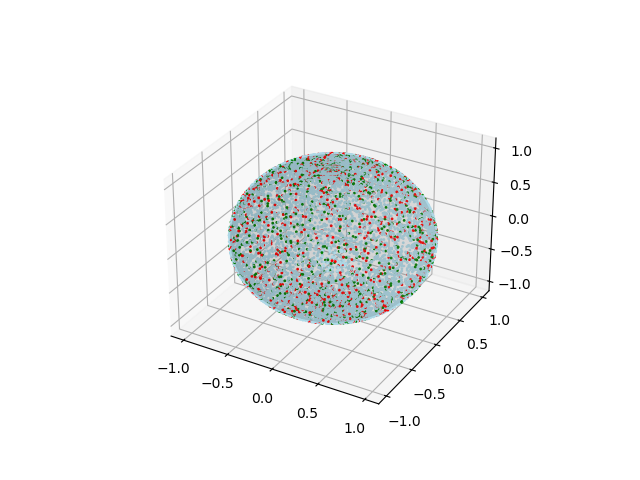

The Python source for this figure:
from matplotlib import pyplot as plt
import plotly.express as px
import plotly.graph_objects as go
import numpy as np
from mpl_toolkits.mplot3d import Axes3D
from matplotlib import cm


'''
potrebujem:
bud
1)
- pre kazdy bod vo vygenerovanom datasete najst ci patri do nejakeho blobu alebo nie a olabelovat + najst vzdialenost k najblizsiemu boduv datasete

2)
- vygenerovat dataset s d kruhmi
- vygenerujem bod, checknem ci je v nejakom kruhu, zadlim na test / train
- potom pre kazdy v testovacom prejdem vsetky v trenovaciom a 
    - 
'''

def geodesic_distance(p1, p2, r=1):
    '''
        Calculate geodesic distance between two points on the sphere
        Parameters:
            p1 (np.array): first point
            p2 (np.array): second point
        
        Returns:
            float: geodesic distance between the points
    '''
    dot = min(1, max(-1, np.dot(p1, p2)))
    return r * np.arccos(dot)

def is_in_blob(point, blobs):
    '''
        Check if the point is in any of the blobs
        Parameters:
            point (np.array): point to check
            blobs (list of np.arrays): list of blobs
        
        Returns:
            int: index of the blob if the point is in any of the blobs, -1 otherwise
    '''
    for center, r in blobs:
        if geodesic_distance(point, center) < r:
            return True
    return False

def generate_blobs(n, max_r, min_r):
    '''
        Generate n blobs with radius r and distance d
        Parameters:
            n (int): number of blobs
            r (float): radius of the blobs
            d (float): distance between the blobs
        
        Returns:
            list of np.arrays: list of blobs
    '''
    blobs = []
    for i in range(n):
        center = random_point_on_sphere(1)
        r = np.random.uniform(min_r, max_r)
        # check whether the blob is not too close to the other blobs
        while any([np.linalg.norm(center - c) < r + R + 0.05 for c, R in blobs]):
            center = np.random.rand(3)
            r = np.random.uniform(min_r, max_r)
        blobs.append((center, r))
    return blobs

def save_blobs(blobs, path):    
    with open(path, 'w') as f:
        for center, r in blobs:
            f.write(f'{center[0]},{center[1]},{center[2]},{r}\n')

def load_blobs(path):
    blobs = []
    table = np.loadtxt(path, delimiter = ',')
    for x, y, z, r in table:
        blobs.append((np.array([x, y, z]), r))
    return blobs

def random_point_on_sphere(r):
    '''
        Generate random point on the sphere
        Parameters:
            r (float): radius of the sphere
        
        Returns:
            np.array: random point on the sphere
    '''
    u = np.random.rand()
    v = np.random.rand()
    theta = 2 * np.pi * u
    phi = np.arccos(2 * v - 1)
    x = r * np.sin(phi) * np.cos(theta)
    y = r * np.sin(phi) * np.sin(theta)
    z = r * np.cos(phi)
    return np.array([x, y, z])

def solid_sphere_w_blobs(blobs = None):
    fig = plt.figure()
    ax = fig.add_subplot(111, projection='3d')

    u = np.linspace(0, 2*np.pi, 1000)
    v = np.linspace(0, np.pi, 500)

    # create the sphere surface
    X = np.outer(np.cos(u), np.sin(v))
    Y = np.outer(np.sin(u), np.sin(v))
    Z = np.outer(np.ones(np.size(u)), np.cos(v))

    if blobs is None:
        blobs = generate_blobs(10, 0.3, 0.2)

    heatmap = X.copy()
    for i in range( len( X ) ):
        for j in range( len( X[0] ) ):
            x = X[i, j]
            y = Y[i, j]
            z = Z[i, j]
            heatmap[i, j] = is_in_blob(np.array([x, y, z]), blobs )
    heatmap = heatmap / np.amax( heatmap )

    ax.plot_surface( X, Y, Z, cstride=1, rstride=1, facecolors=cm.cool(heatmap), alpha=0.15)
    plt.savefig('sphere3.png')
    # plt.show() 


def scatter_sphere_w_blobs(blobs=None):
    # Create data for the sphere
    # u = np.linspace(0, 2 * np.pi, 100)
    # v = np.linspace(0, np.pi, 100)
    # x = np.outer(np.cos(u), np.sin(v))
    # y = np.outer(np.sin(u), np.sin(v))
    # z = np.outer(np.ones(np.size(u)), np.cos(v))

    # Plot the sphere
    fig = plt.figure()
    ax = fig.add_subplot(111, projection='3d')
    # ax.plot_surface(x, y, z, color='b', alpha=1, zorder=1)

    if blobs is None:
        blobs = generate_blobs(10, 0.5, 0.1)
    table = np.loadtxt(path, delimiter = ',')

    for i, *x in table:
        i = int(i) 
        vec = np.array([1, 0, 0])
        R = np.array(x).reshape(3, 3)
        vec = R @ vec
        x, y, z = vec
        if is_in_blob(vec, blobs):
            ax.scatter(x, y, z, c='r', s=10, zorder=4)
        else:
            ax.scatter(x, y, z, c='g', s=10, zorder=4)

    plt.savefig('sphere2.png')
    # plt.show()


def sphere_by_set(path, filt, col):
    table = np.loadtxt(path, delimiter = ',')
    fig = plt.figure()
    ax = plt.axes(projection ='3d')
    # r = 1
    # pi = np.pi
    # cos = np.cos
    # sin = np.sin
    # phi, theta = np.mgrid[0.0:pi:100j, 0.0:2.0*pi:100j]
    # x = r*sin(phi)*cos(theta)
    # y = r*sin(phi)*sin(theta)
    # z = r*cos(phi)

    # # ax.plot_surface(x, y, z,  rstride=1, cstride=1, color='gray', alpha=0.6, linewidth=0)

    for i, *x in table:
        i = int(i) 
        vec = np.array([1, 0, 0])
        R = np.array(x).reshape(3, 3)
        vec = R @ vec
        color = col[filt[i%10]]
        ax.scatter([0, vec[0]], [0, vec[1]], [0, vec[2]], c = color, s = 1, alpha = 1)
    

    plt.savefig('sphere.png')
    # plt.show()


if __name__ == '__main__':
    path = 'matice.csv'
    filt = {0: 'val', 5: 'test', 1: 'train', 2: 'train', 3: 'train', 4: 'train', 6: 'train', 7: 'train', 8: 'train', 9: 'train'}
    col = {'train': 'lightblue', 'val': 'green', 'test': 'red'}
    sphere_by_set(path, filt, col)
    blobs = generate_blobs(10, 0.3, 0.1)
    save_blobs(blobs, 'blobs.csv')
    scatter_sphere_w_blobs(blobs)
    solid_sphere_w_blobs(blobs)

    '''
    momentalne bloby funguju:
    - vygenerujem nahodny bod na guli ako stred plus nahodny polomer
    - zisitm pre kazdu maticu kam zrotuje 1,0,0 vektor
    - hladam ci vzdialenost stredu blobu a zrotovaneho vektoru na povrchu gule je mensia ako polomer

    da sa:
    - vygenerovat nahodnu rotacnu maticu ako stred blobu plus nahodny uhol ako polomer
    - potom hladam uhol medzi maticami a zistujem ci je mensi ako uhol blobu
    - ale ked to budem plotovat aj tak budem rotovat 1,0,0 vektor 
    '''
W